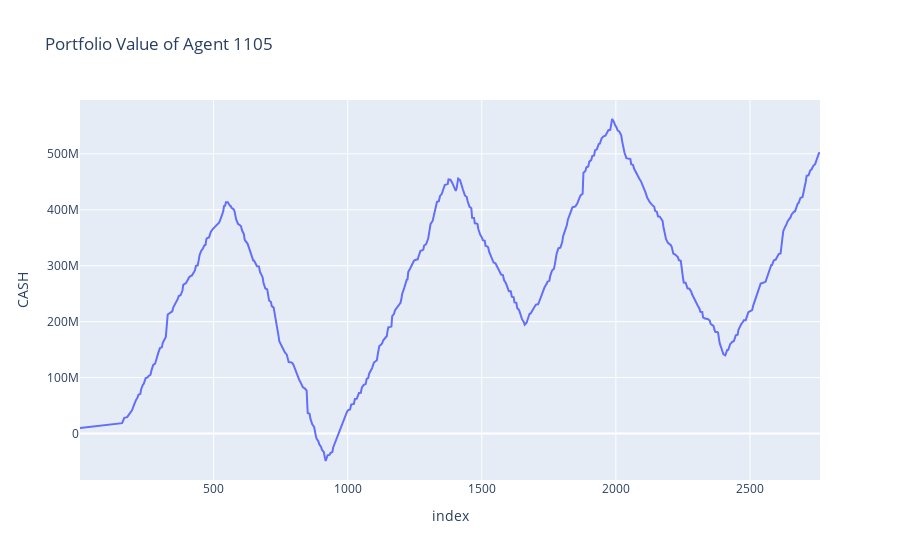

The cell this chart's notebook holds for it:
### Code cell
"""
    Data preparing part:
"""
df = logs_df[(logs_df.agent_type == "MomentumAgent")]
df = df.loc[df['EventType'] == 'HOLDINGS_UPDATED']
# filter only agent with first id
df = df.loc[df['agent_id'] == 1105]


"""
    Plotting part:
"""
import plotly.express as px
fig = px.line(df, x=df.index, y=df.CASH, title='Portfolio Value of Agent 1105')


fig.show()

### Figure 1 — Plotly figure (JSON) as saved in the notebook; plotly's stock layout.template omitted (floating-point values rounded to 4 significant figures; data arrays with more than 128 entries replaced by an {"elided": "..."} marker saying what was removed)
{"data": [{"hovertemplate": "index=%{x}<br>CASH=%{y}<extra></extra>", "legendgroup": "", "line": {"color": "#636efa", "dash": "solid"}, "marker": {"symbol": "circle"}, "mode": "lines", "name": "", "orientation": "v", "showlegend": false, "type": "scatter", "x": {"elided": "501 int values"}, "xaxis": "x", "y": {"elided": "501 int values"}, "yaxis": "y"}], "layout": {"legend": {"tracegroupgap": 0}, "title": {"text": "Portfolio Value of Agent 1105"}, "xaxis": {"anchor": "y", "domain": [0, 1], "title": {"text": "index"}}, "yaxis": {"anchor": "x", "domain": [0, 1], "title": {"text": "CASH"}}}}
